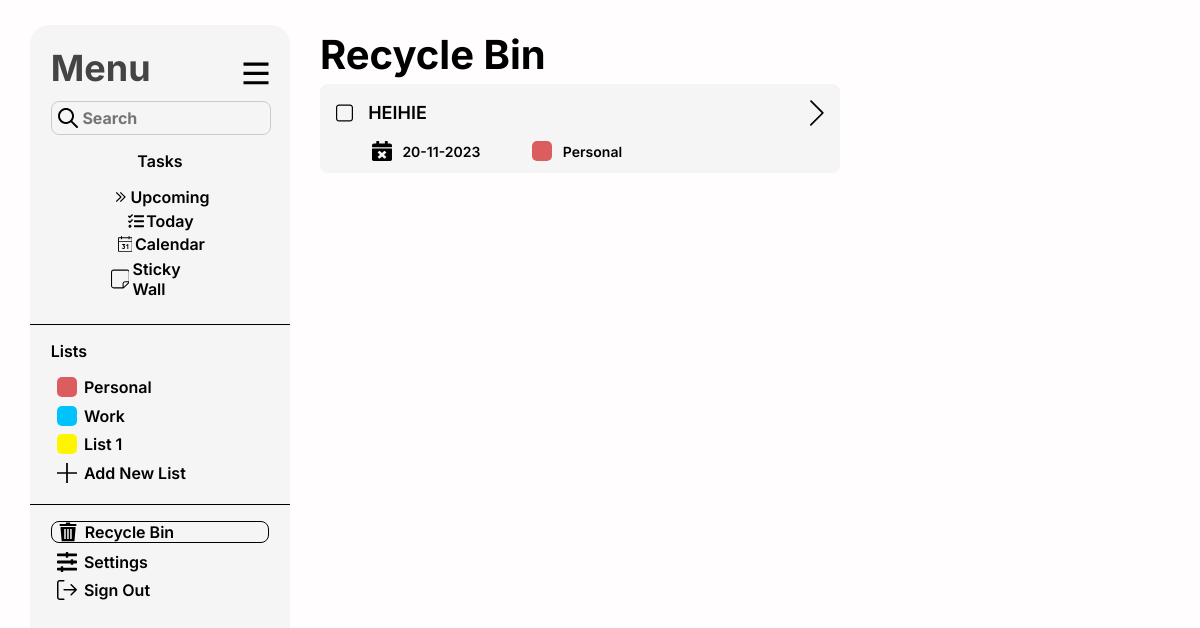
The page /index/todo_page/RecycleBin on the database as committed earlier.
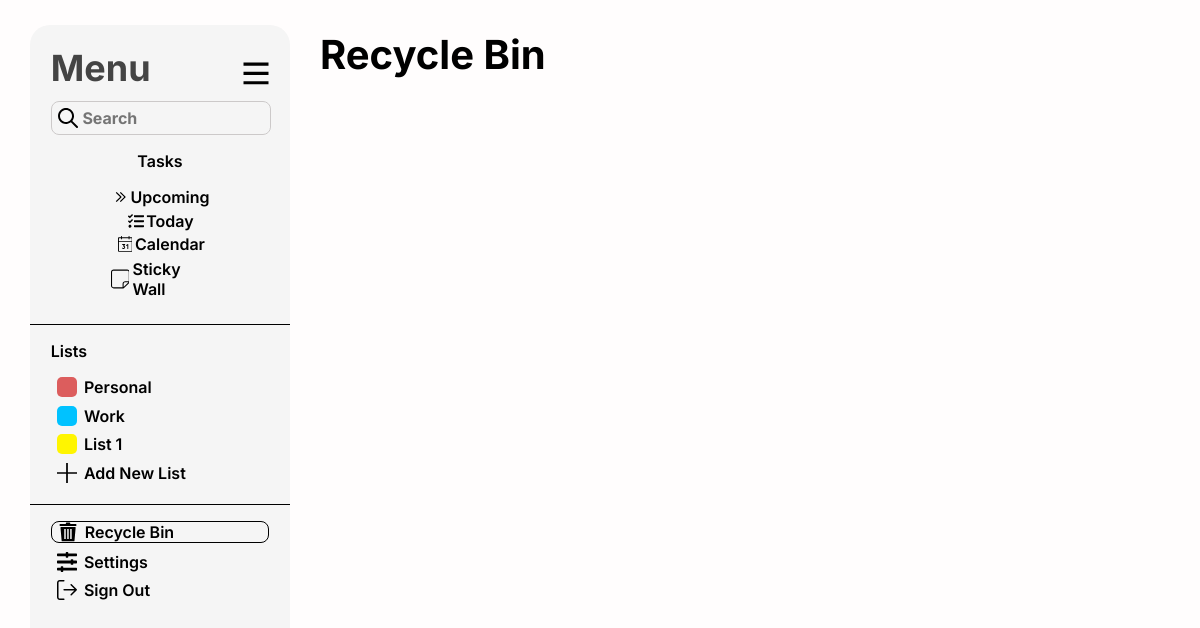
The same page on the database as committed later.
### playground/models.py (models this page shows, shortened)
class DeletedTask(models.Model):
    original_task = models.OneToOneField(Todo, on_delete=models.CASCADE, primary_key=True)
    deletion_date = models.DateTimeField(auto_now_add=True)

class Todo(models.Model):
    date_created = models.DateField()
    due_date = models.DateField(default='0000-00-00')
    task_Text = models.CharField(max_length=50)
    task_Descr = models.CharField(default='Default Decription',max_length=150)
    task_List = models.CharField(default='List 1', max_length=10)
    task_Progress = models.CharField(default='Incomplete',max_length=15)
    isDone = models.BooleanField(default=False)
    is_in_recycle_bin = models.BooleanField(default=False)

### playground/views.py (the view)
# urls.py: path('index/todo_page/RecycleBin', views.view_RecycleBin, name="RecycleBin_page"),
def view_RecycleBin(request):
    Recycled_Tasks = DeletedTask.objects.all()
    return render(request, 'RecycleBin.html',{'Recycled_Tasks':Recycled_Tasks})

### playground/templates/RecycleBin.html (shortened to what this page needs)
{% extends 'base_layout.html' %}
{% load static %}
{% block Selected_RecycleBin %}class="Selected"{% endblock %}
{% block Active %}
      <div class="Active">
        <h1 class="Title">Recycle Bin</h1>
        <div class="Upcoming-Tasks">
          {% for task in Recycled_Tasks %}
          <div class="Upcoming-Task" id="Upcoming-Task" task_id="{{task.pk}}">
            <div class="task_txt_div" data-task-id="{{task.pk}}">
                {% if task.original_task.isDone %}
                <svg id="isDone-Icon" class="isDone-Icon" task_id="{{task.pk}}" xmlns="http://www.w3.org/2000/svg" width="20" height="20" viewBox="0 0 20 20" fill="none">
                    <path d="M3.53811 0C1.59417 0 0 1.58715 0 3.54143L0 16.4586C0 18.4129 1.59417 20 3.53811 20H16.4619C18.4058 20 20 18.4129 20 16.4586V3.54143C20 1.58715 18.4058 0 16.4619 0L3.53811 0ZM3.53811 1.42286H16.4619C17.6569 1.42286 18.5884 2.35715 18.5884 3.54143V16.4586C18.5884 17.6429 17.6569 18.5771 16.4619 18.5771H3.53811C3.25981 18.5819 2.9834 18.5305 2.72503 18.4261C2.46665 18.3217 2.23151 18.1662 2.03344 17.9689C1.83538 17.7716 1.67843 17.5364 1.57164 17.277C1.46485 17.0177 1.41043 16.7394 1.4116 16.4586V3.54143C1.4116 2.35715 2.34315 1.42286 3.53811 1.42286Z" fill="#9EFF00"/>
                    <path d="M8.01851 14.6496L4.17326 10.8044C3.94225 10.5734 3.94225 10.1988 4.17326 9.96776L5.00986 9.13114C5.24087 8.9001 5.61546 8.9001 5.84647 9.13114L8.43682 11.7215L13.985 6.17326C14.2161 5.94225 14.5906 5.94225 14.8217 6.17326L15.6583 7.00988C15.8893 7.24089 15.8893 7.61546 15.6583 7.8465L8.85513 14.6496C8.62409 14.8807 8.24952 14.8807 8.01851 14.6496Z" fill="#9EFF00"/>
                </svg>
                {% else %}
                <svg id="isDone-Icon" class="isDone-Icon" task_id="{{task.pk}}" xmlns="http://www.w3.org/2000/svg" width="20" height="20" viewBox="0 0 20 20" fill="none">
                    <path d="M3.53811 0C1.59417 0 0 1.58715 0 3.54143L0 16.4586C0 18.4129 1.59417 20 3.53811 20H16.4619C18.4058 20 20 18.4129 20 16.4586V3.54143C20 1.58715 18.4058 0 16.4619 0L3.53811 0ZM3.53811 1.42286H16.4619C17.6569 1.42286 18.5884 2.35715 18.5884 3.54143V16.4586C18.5884 17.6429 17.6569 18.5771 16.4619 18.5771H3.53811C3.25981 18.5819 2.9834 18.5305 2.72503 18.4261C2.46665 18.3217 2.23151 18.1662 2.03344 17.9689C1.83538 17.7716 1.67843 17.5364 1.57164 17.277C1.46485 17.0177 1.41043 16.7394 1.4116 16.4586V3.54143C1.4116 2.35715 2.34315 1.42286 3.53811 1.42286Z" />
                </svg>
                {% endif %}
                <p class="task-txt" style="font-size: 18px;">{{ task.original_task.task_Text }}</p>
              </div>
              <div class="infoSup-div">
                <p class="infoSup-txts">{{ task.original_task.due_date|date:'d-m-Y' }}</p>
                  <div class="infoSup-Icons" style="width: 20px;height: 20px;border-radius: 5px;background: #00C2FF;"></div>
                  <p class="infoSup-txts">{{ task.original_task.task_List }}</p>
              </div>
          </div>
          {% endfor %}
        </div>
      </div>
{% endblock %}

Rows that differ between the two databases and show on the page:
removed DeletedTask: original_task.task_Text "HEIHIE", original_task.due_date "20-11-2023", original_task.task_List "Personal"
